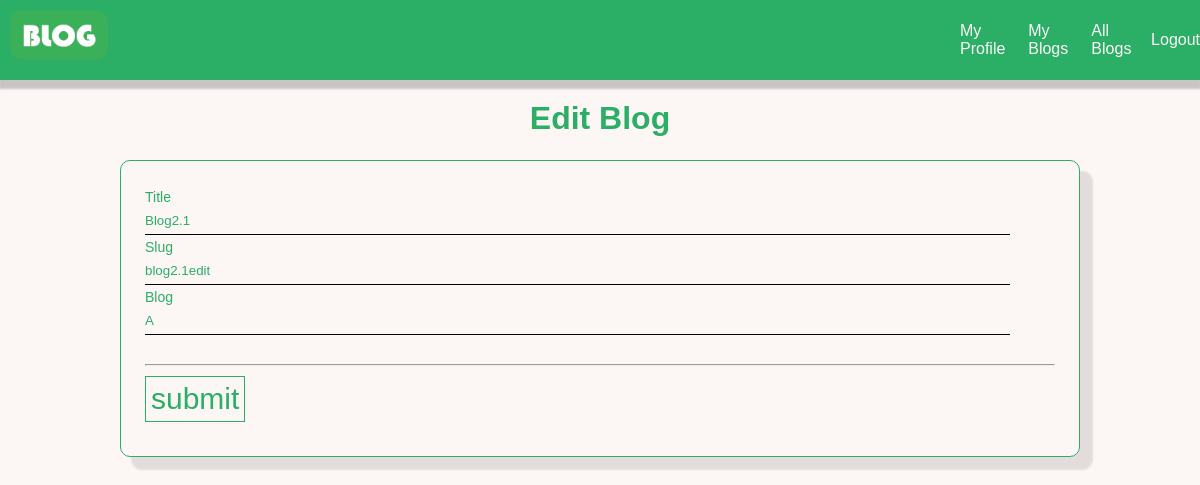
The page /view/editBlog.php?id=16 (signed in) on the database its author committed.
### tables this page shows
CREATE TABLE `blogs` (
  `id` int(11) NOT NULL,
  `slug` varchar(30) NOT NULL,
  `title` varchar(30) NOT NULL,
  `description` varchar(2000) NOT NULL,
  `userid` int(11) NOT NULL,
  `image` varchar(50) NOT NULL
);

### model/model.php (called while the page is built, shortened)
<?php
function showAllBlogs(){
	$conn = db_conn();
    $selectQuery = 'SELECT * FROM `blogs` ';
    try{
        $stmt = $conn->query($selectQuery);
    }catch(PDOException $e){
        echo $e->getMessage();
    }
    $rows = $stmt->fetchAll(PDO::FETCH_ASSOC);
    return $rows;
}

### controller/allblogs.php (called while the page is built, shortened)
<?php
require_once '../model/model.php';
function fetchAllBlogs(){
	return showAllBlogs();
}

### view/editBlog.php (the view, shortened to what this page needs)
<?php
require_once '../controller/allblogs.php';
$blogs = fetchAllBlogs();
 ?>
<!DOCTYPE html>
<html>
<head>
	<link rel="stylesheet" type="text/css" href="index.css">
</head>
<body>
<?php include('header.php');?>
	<span class="textcenter textmain"><h1>Edit Blog</h1></span>
	<br>
	<div class="textcenter">
	<div class="main_internaldiv textleft fontsize160">
		<form action="../controller/editBlog.php" method="POST" enctype="multipart/form-data" onsubmit="return validation()">
            <?php foreach ($blogs as $i => $blog): ?>
                <?php
                if($blog['id']==$_GET['id']){
                    echo
                        '<div class="form">
                                <input value='.$blog['title'].' type="text" id="title" name="title" autocomplete="off" required />
                                <label for="title" class="label-name">
                                <span class="content-name">Title</span>
                                </label>
                        </div>
                        <div class="form">
                                <input value='.$blog['slug'].' type="text" id="slug" name="slug" autocomplete="off" required />
                                <label for="slug" class="label-name">
                                <span class="content-name">Slug</span>
                                </label>
                        </div>
                        <div class="form">
                            <input value='.$blog['description'].' type="text" id="description" name="description" autocomplete="off" required />
                            <label for="description" class="label-name">
                            <span class="content-name">Blog</span>
                            </label>
                        </div>
                        <input type="hidden" id="userid" name="userid" value='.$blog['userid'].'>
                        <input type="hidden" id="id" name="id" value='.$blog['id'].'>'
                        ;}?>
            <?php endforeach; ?>
  			<br>
			<hr>
			<input type="submit" value="submit" name="submit" >
		</form>
	</div>
</div>
</body>
</html>

### view/index.css (style rules this page uses)
* { margin: 0; padding: 0; box-sizing: border-box; }
body { margin: 0; background-color: #FCF6F5FF; display: flex; justify-content: space-around; flex-direction: column; font-family: sans-serif; }
.form { width: 95%; position: relative; height: 50px; overflow: hidden; }
.form input { width: 100%; height: 100%; color: #2BAE66FF; background: #FCF6F5FF; padding-top:20px; border:none; outline: none; }
.form label { position: absolute; bottom: 0px; left: 0%; width: 100%; height: 100%; pointer-events: none; border-bottom: 1px solid #000; }
.content-name { position: absolute; bottom: 5px; left: 0px; transform: all 0.3s ease; }
.form input:focus + .label-name .content-name, .form input:valid + .label-name .content-name { transform: translateY(-150%); font-size: 14px; color: #2BAE66FF; }
.from input:focus + .label-name::after, .form input:valid + .label-name::after { transform: translateX(0%); }
input[type=submit] { color: #2BAE66FF; border: 1px solid #2BAE66FF; background: none; padding: 5px; font-size: 30px; cursor: pointer; transition: 0.8s; margin-top: 10px; margin-bottom: 10px; }
.main_internaldiv { border: 1px solid #2BAE66FF; box-shadow: 12px 12px 2px 1px rgba(0, 0, 0, .1); padding: 2%; border-radius: 10px; display: inline-block; width: 80%; margin: 5px; }
.textcenter { text-align: center; }
.textleft { text-align: left; }
.fontsize160 { font-size: 160% }
.textmain { color: #2BAE66FF; }

### rows shown on the page
blogs: title "Blog2.1", slug "blog2.1edit", description "A"
